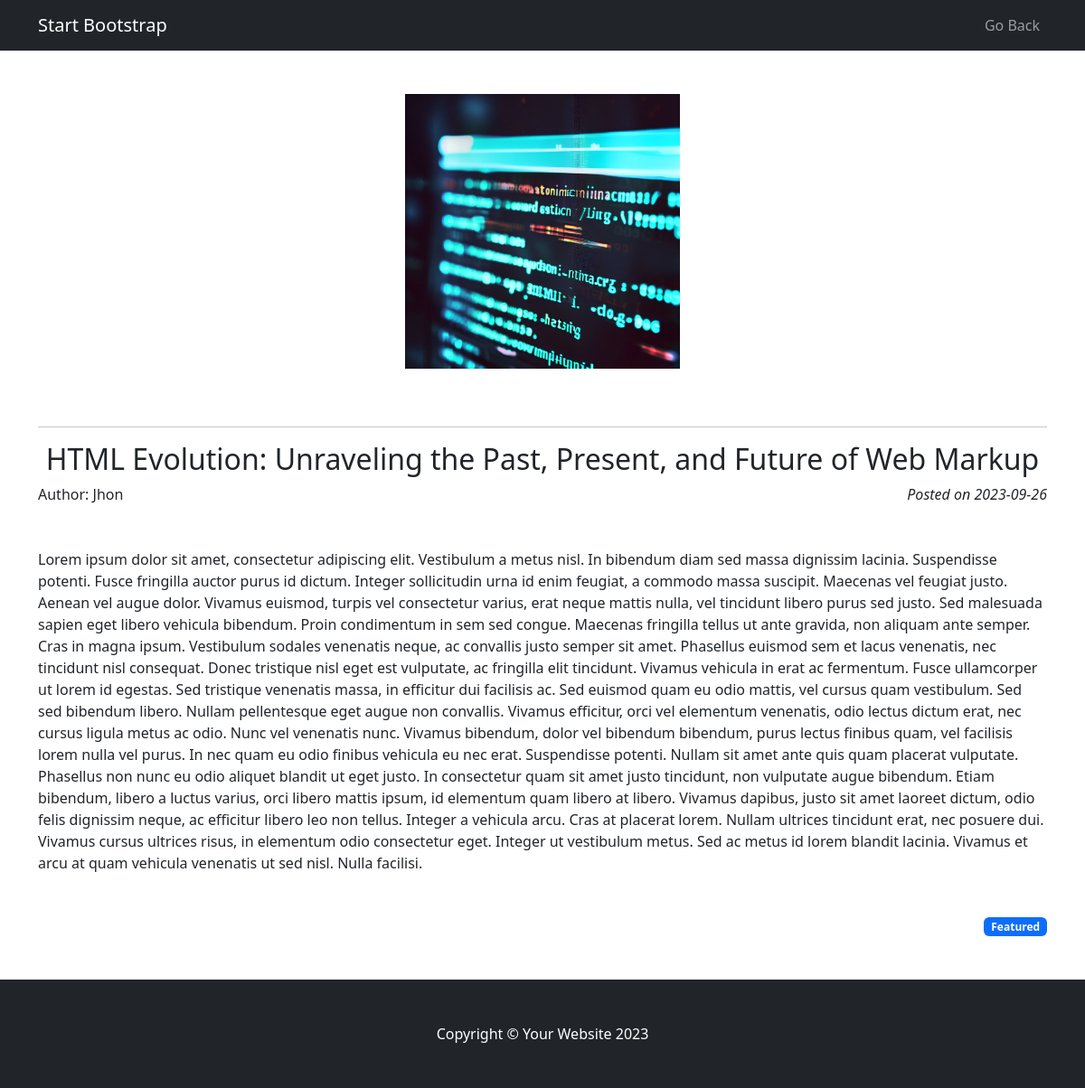
Screenshot of /pages/post?post_id=18 with the database file from the repository.
### tables this page shows
CREATE TABLE `post` (
  `post_id` int(11) NOT NULL,
  `title` text NOT NULL,
  `description` text NOT NULL,
  `content` text NOT NULL,
  `image` text NOT NULL,
  `featured` tinyint(1) NOT NULL,
  `date` date NOT NULL,
  `category` text NOT NULL,
  `user_id` int(11) DEFAULT NULL
);

CREATE TABLE `user` (
  `user_id` int(11) NOT NULL,
  `admin` tinyint(1) NOT NULL,
  `name` text NOT NULL,
  `password` text NOT NULL
);

### pages/post.php (the view, shortened to what this page needs)
<?php
require_once "../php/db_connect.php";
if (isset($_GET['post_id'])) {
    $postId = $_GET['post_id'];
    $sqlPost = 'SELECT * FROM post WHERE post_id = :postId';
    $stmtPost = $connection->prepare($sqlPost);
    $stmtPost->bindParam(':postId', $postId);
    $stmtPost->execute();
    $post = $stmtPost->fetch(PDO::FETCH_ASSOC);
    if ($post) {
        $sqlAuthor = 'SELECT name FROM user WHERE user_id = :authorId';
        $stmtAuthor = $connection->prepare($sqlAuthor);
        $stmtAuthor->bindParam(':authorId', $post['user_id']);
        $stmtAuthor->execute();
        $author = $stmtAuthor->fetch(PDO::FETCH_ASSOC);
    } else {
        echo "El ID del post no es válido.";
    }
} else {
    echo "No se ha proporcionado ningún ID de post.";
}
?>
<!DOCTYPE html>
<html lang="en">
<head>
    <link href="https://cdn.jsdelivr.net/npm/bootstrap@5.3.0/dist/css/bootstrap.min.css" rel="stylesheet"
>
    <link href="../assets/css/styles.css" rel="stylesheet" />
</head>
<body>
    <nav class="navbar navbar-expand-lg navbar-dark bg-dark">
        <div class="container">
            <a class="navbar-brand" href="#!">Start Bootstrap</a>
            <div class="collapse navbar-collapse" id="navbarSupportedContent">
                <ul class="navbar-nav ms-auto mb-2 mb-lg-0">
                    <li class="nav-item"><a class="nav-link" href="../index">Go Back</a></li>
                </ul>
            </div>
        </div>
    </nav>
    <div class="container min-vh-100">
        <div class="row">
            <div class="">
                <?php
                try {
                    if ($post) { ?>
                        <div class="blog-post">
                            <div class="d-flex justify-content-center">
                                <img class="p-5 img-fluid " style="height: 25rem;"src="../assets/images/uploads/<?= $post['image']; ?>" alt="Blog post image">
                            </div>
                            <hr class="my-3">
                            <div class="blog-post-content">
                                <h2 class="blog-post-title text-center">
                                    <?= $post['title'] ?>
                                </h2>
                                <div class="d-flex justify-content-between align-items-center mb-5">
                                    <p class="mb-0">
                                        Author:
                                        <?php echo $author['name']; ?>
                                    </p>
                                    <i class="mb-0 blog-post-date">
                                        Posted on
                                        <?= $post['date'] ?>
                                    </i>
                                </div>
                                <p class="blog-post-text mb-5" style="word-wrap: break-word;">
                                    <?= $post['content'] ?>
                                </p>
                            </div>
                            <?php if ($post['featured'] == '1') { ?>
                                <div class="blog-post-footer d-flex justify-content-end">
                                    <span class="badge text-bg-primary mb-5">Featured</span>
                                </div>
                            <?php } ?>
                        </div>
                        <?php
                    } else {
                        echo "<h1>Post not found</h1>";
                    }
                } catch (PDOException $e) {
                    die('Error: ' . $e->getMessage());
                }
                ?>
            </div>
        </div>
    </div>
    <footer class="py-5 bg-dark">
        <div class="container">
            <p class="m-0 text-center text-white">Copyright &copy; Your Website 2023</p>
        </div>
    </footer>
</body>
</html>

### assets/css/styles.css (style rules this page uses)
html, body { height: 100%; }

### rows the page displays
post: image (picture), title "HTML Evolution: Unraveling the Past, Present, and Future of Web Markup", date "2023-09-26", content "Lorem ipsum dolor sit amet, consectetur adipiscing elit. Vestibulum a metus nisl. In bibendum diam sed massa dignissim lacinia. Suspendisse potenti. Fusce fringilla auctor purus id dictum. Integer sollicitudin urna id enim feugiat, a commodo massa suscipit. Maecenas vel feugiat justo. Aenean vel augue dolor. Vivamus euismod, turpis vel consectetur varius, erat neque mattis nulla, vel tincidunt libero purus sed justo. Sed malesuada sapien eget libero vehicula bibendum. Proin condimentum in sem sed congue. Maecenas fringilla tellus ut ante gravida, non aliquam ante semper. Cras in magna ipsum. Vestibulum sodales venenatis neque, ac convallis justo semper sit amet. Phasellus euismod sem et…"
user: name "Jhon"
